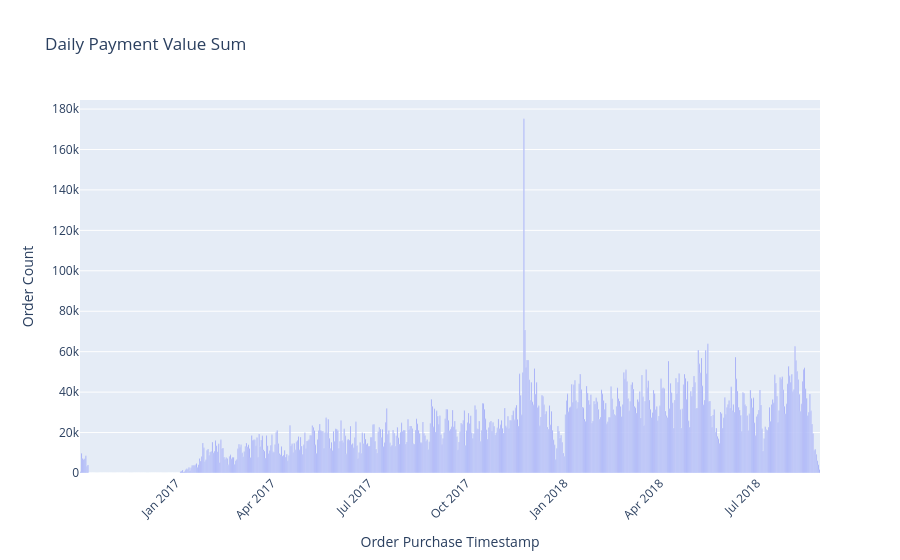

Notebook code cell kept with this figure:
### Code cell
# 일간 매출 내역 시각화

import plotly.express as px

fig = px.bar(
    x = merged_order_date_sum.index,
    y = merged_order_date_sum["payment_value"],
    title = "Daily Payment Value Sum",
    labels= {
        "x": "Order Purchase Timestamp",
        "y": "Order Count",
    }
)

fig.update_layout(xaxis_tickangle=-45)

fig.show()

### Figure 1 — Plotly figure (JSON) as saved in the notebook; plotly's stock layout.template omitted (floating-point values rounded to 4 significant figures; data arrays with more than 128 entries replaced by an {"elided": "..."} marker saying what was removed)
{"data": [{"alignmentgroup": "True", "hovertemplate": "Order Purchase Timestamp=%{x}<br>Order Count=%{y}<extra></extra>", "legendgroup": "", "marker": {"color": "#636efa", "pattern": {"shape": ""}}, "name": "", "offsetgroup": "", "orientation": "v", "showlegend": false, "textposition": "auto", "type": "bar", "x": {"elided": "696 str values"}, "xaxis": "x", "y": {"elided": "696 float values"}, "yaxis": "y"}], "layout": {"barmode": "relative", "legend": {"tracegroupgap": 0}, "title": {"text": "Daily Payment Value Sum"}, "xaxis": {"anchor": "y", "domain": [0, 1], "tickangle": -45, "title": {"text": "Order Purchase Timestamp"}}, "yaxis": {"anchor": "x", "domain": [0, 1], "title": {"text": "Order Count"}}}}
